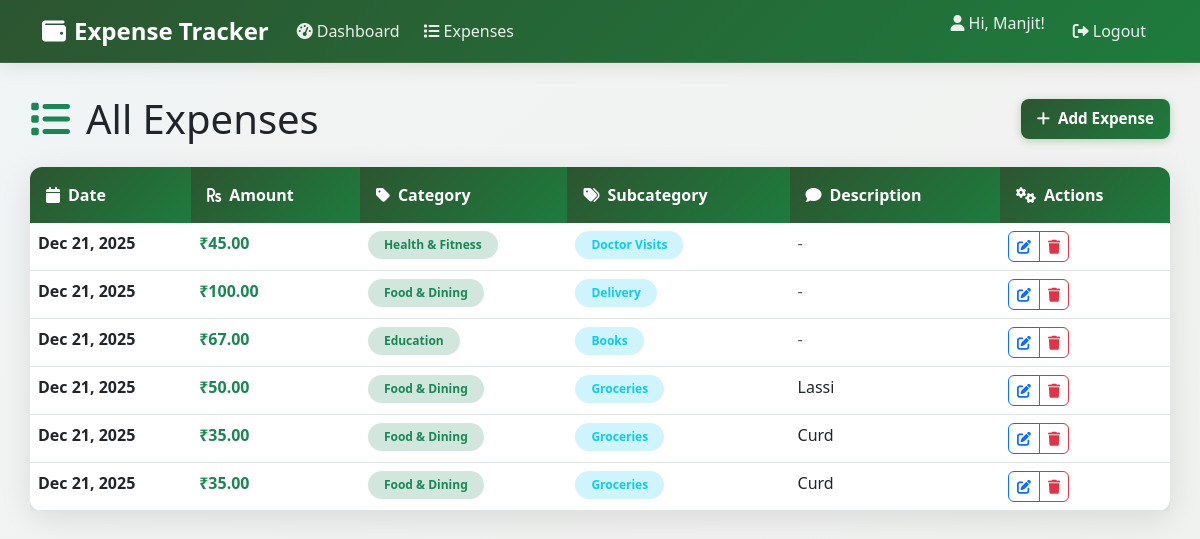
Page /expenses/ (signed in) on the earlier database version.
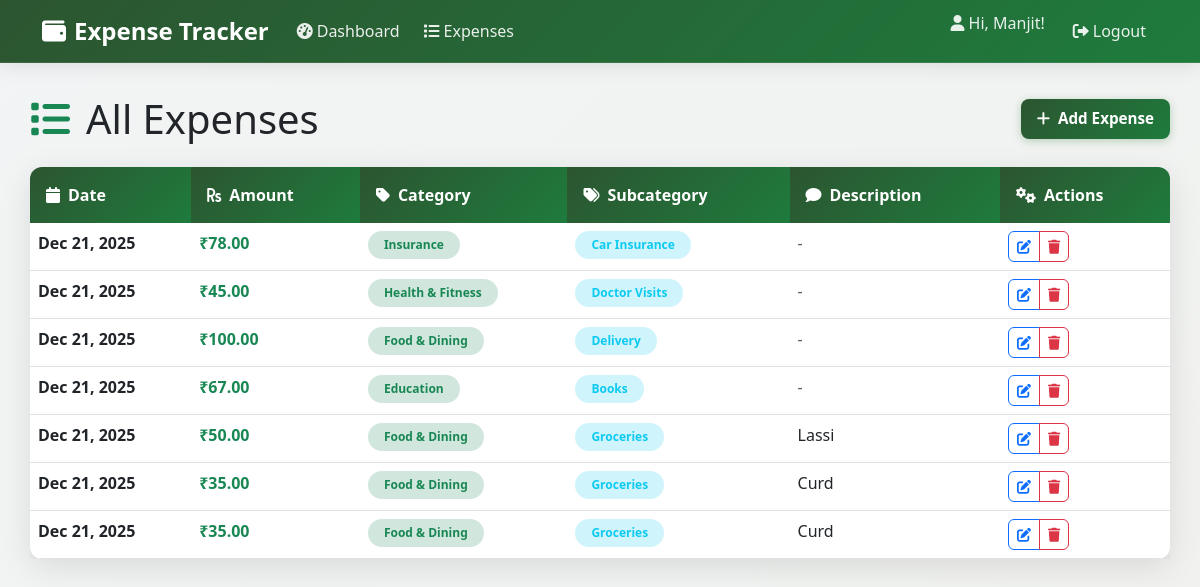
Same page on the later database version.
### ledger/models.py (models this page shows, shortened)
class Expense(models.Model):
    user = models.ForeignKey(settings.AUTH_USER_MODEL, on_delete=models.CASCADE)
    category = models.ForeignKey(Category, on_delete=models.CASCADE, null=True, blank=True)
    subcategory = models.ForeignKey(Subcategory, on_delete=models.SET_NULL, null=True, blank=True)
    amount = models.DecimalField(max_digits=10, decimal_places=2, validators=[MinValueValidator(0.01)])
    description = models.CharField(max_length=255, blank=True)
    date = models.DateField()
    created_at = models.DateTimeField(auto_now_add=True)
    class Meta:
        ordering = ['-date', '-created_at']

class Category(models.Model):
    name = models.CharField(max_length=100, unique=True)
    created_at = models.DateTimeField(auto_now_add=True)
    class Meta:
        ordering = ['name']

class Subcategory(models.Model):
    category = models.ForeignKey(Category, on_delete=models.CASCADE, related_name='subcategories')
    name = models.CharField(max_length=100)
    created_at = models.DateTimeField(auto_now_add=True)
    class Meta:
        unique_together = ('category', 'name')
        ordering = ['category__name', 'name']

### ledger/views.py (the view)
# urls.py: path('expenses/', views.ExpenseListView.as_view(), name='expense_list'),
class ExpenseListView(LoginRequiredMixin, ListView):
    model = Expense
    template_name = 'ledger/expense_list.html'
    paginate_by = 20
    context_object_name = 'expenses'
    def get_queryset(self):
        return Expense.objects.filter(user=self.request.user)

### ledger/templates/ledger/expense_list.html (shortened to what this page needs)
{% extends 'ledger/base.html' %}
{% load humanize %}
{% block content %}
<div class="d-flex justify-content-between align-items-center mb-4">
    <h1 class="mb-0">
        <i class="fas fa-list me-3 text-success"></i>All Expenses
    </h1>
    <a href="{% url 'expense_create' %}" class="btn btn-custom-primary">
        <i class="fas fa-plus me-2"></i>Add Expense
    </a>
</div>
{% if expenses %}
    <div class="card-custom">
        <div class="card-body p-0">
            <div class="table-responsive">
                <table class="table table-custom mb-0">
                    <thead>
                        <tr>
                            <th><i class="fas fa-calendar me-2"></i>Date</th>
                            <th><i class="fas fa-rupee-sign me-2"></i>Amount</th>
                            <th><i class="fas fa-tag me-2"></i>Category</th>
                            <th><i class="fas fa-tags me-2"></i>Subcategory</th>
                            <th><i class="fas fa-comment me-2"></i>Description</th>
                            <th><i class="fas fa-cogs me-2"></i>Actions</th>
                        </tr>
                    </thead>
                    <tbody>
                        {% for expense in expenses %}
                        <tr>
                            <td class="fw-semibold">{{ expense.date|date:"M d, Y" }}</td>
                            <td class="fw-bold text-success">₹{{ expense.amount|floatformat:2|intcomma }}</td>
                            <td>
                                <span class="badge bg-success-subtle text-success rounded-pill px-3 py-2">
                                    {{ expense.category.name }}
                                </span>
                            </td>
                            <td>
                                {% if expense.subcategory %}
                                    <span class="badge bg-info-subtle text-info rounded-pill px-3 py-2">
                                        {{ expense.subcategory.name }}
                                    </span>
                                {% else %}
                                    <span class="text-muted">-</span>
                                {% endif %}
                            </td>
                            <td>{{ expense.description|default:"<span class='text-muted'>-</span>"|safe }}</td>
                            <td>
                                <div class="btn-group" role="group">
                                    <a href="{% url 'expense_update' expense.pk %}" class="btn btn-sm btn-outline-primary rounded-start">
                                        <i class="fas fa-edit"></i>
                                    </a>
                                    <a href="{% url 'expense_delete' expense.pk %}" class="btn btn-sm btn-outline-danger rounded-end">
                                        <i class="fas fa-trash"></i>
                                    </a>
                                </div>
                            </td>
                        </tr>
                        {% endfor %}
                    </tbody>
                </table>
            </div>
        </div>
    </div>
{% endif %}
{% endblock %}

Differences in the rows shown:
added Expense: date "Dec 21, 2025", amount "78.00", category.name "Insurance", subcategory.name "Car Insurance", description "-"
